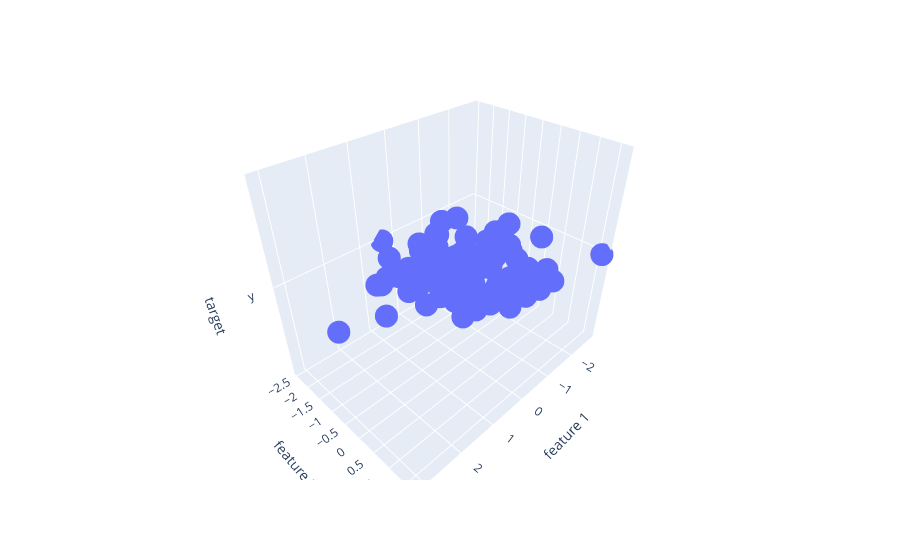

The notebook cell saved with this chart:
### Code cell
fig = px.scatter_3d(df,x="feature 1", y ="feature 2", z="target")
fig.show()

### Figure 1 — Plotly figure (JSON) as saved in the notebook; plotly's stock layout.template omitted (floating-point values rounded to 4 significant figures)
{"data": [{"hovertemplate": "feature 1=%{x}<br>feature 2=%{y}<br>target=%{z}<extra></extra>", "legendgroup": "", "marker": {"color": "#636efa", "symbol": "circle"}, "mode": "markers", "name": "", "scene": "scene", "showlegend": false, "type": "scatter3d", "x": [1.567, 0.8071, 0.6719, 0.4113, -1.143, 0.1591, -0.272, -0.235, 0.3764, -0.4325, 0.7418, -0.8032, -0.3425, 1.642, 0.9566, -1.351, 0.1046, 0.09524, 0.7945, -0.04001, 0.4454, -0.1466, 0.3142, -0.3043, -1.429, -0.2253, -0.1043, 2.143, -1.144, 0.07895, -0.6674, -2.376, 1.03, -1.141, 0.2134, -0.7088, 0.7819, -0.6985, -2.447, -1.405, -1.649, 0.754, 0.7126, -1.832, -0.95, -0.6511, 3.082, 1.347, 0.02021, -0.5573, -0.333, 0.5325, 0.6044, -2.804, -0.06776, 1.089, 0.2779, 0.2416, 1.307, -0.7188, 0.8521, -0.664, -0.5757, -0.5557, 0.5653, -0.1936, 1.093, -0.7894, -0.977, 0.7538, 0.657, 0.5724, -1.134, -0.4705, -1.872, 0.07727, 0.1394, 0.6919, 0.5804, -0.8124, -1.6, -0.3739, 0.1921, -1.243, 0.4983, -0.3031, 1.102, 1.323, 0.6364, 1.113, -0.67, -1.255, -0.1634, 0.1063, -1.278, 0.2036, 0.5079, 0.2602, -0.8354, 0.8149], "y": [-1.064, 0.1263, 0.759, 1.01, 1.447, 0.03004, 0.6497, 0.02782, -0.595, 1.088, -0.7056, -0.2469, -0.196, -1.127, 0.1237, -0.651, -0.8729, -0.3075, -1.747, -0.1695, -2.457, 0.7147, 0.352, -1.297, 0.05312, 1.187, -1.716, -0.19, 0.7722, -1.461, -0.4123, -0.7999, -0.7037, -1.139, 0.8188, -1.765, -0.5202, 1.422, 0.1795, 1.1, -1.956, 0.9322, -0.3977, -0.7876, -0.07789, 0.1045, -0.4638, 0.1146, 0.02999, 0.1508, -0.7169, 0.5641, -0.2833, 1.646, 0.0001312, -0.4426, -0.9511, 0.4457, -0.4735, -1.709, 0.4478, -0.31, 0.7106, -0.7137, 0.264, -1.186, 0.898, -0.06534, -0.05684, -1.125, 0.8182, -0.5285, 1.233, -0.6054, -0.6923, 1.018, 0.3066, 0.1528, -0.04587, -0.3649, -0.1388, -0.1766, -0.5469, -2.114, 0.5067, 1.363, -0.6999, -1.182, 0.7473, -1.043, -0.7164, 0.3621, -1.202, 0.125, -0.4445, 1.358, 0.154, -0.6751, 0.8902, -0.5389], "z": ["y", "y", "y", "y", "y", "y", "y", "y", "y", "y", "y", "y", "y", "y", "y", "y", "y", "y", "y", "y", "y", "y", "y", "y", "y", "y", "y", "y", "y", "y", "y", "y", "y", "y", "y", "y", "y", "y", "y", "y", "y", "y", "y", "y", "y", "y", "y", "y", "y", "y", "y", "y", "y", "y", "y", "y", "y", "y", "y", "y", "y", "y", "y", "y", "y", "y", "y", "y", "y", "y", "y", "y", "y", "y", "y", "y", "y", "y", "y", "y", "y", "y", "y", "y", "y", "y", "y", "y", "y", "y", "y", "y", "y", "y", "y", "y", "y", "y", "y", "y"]}], "layout": {"legend": {"tracegroupgap": 0}, "margin": {"t": 60}, "scene": {"domain": {"x": [0, 1], "y": [0, 1]}, "xaxis": {"title": {"text": "feature 1"}}, "yaxis": {"title": {"text": "feature 2"}}, "zaxis": {"title": {"text": "target"}}}}}
